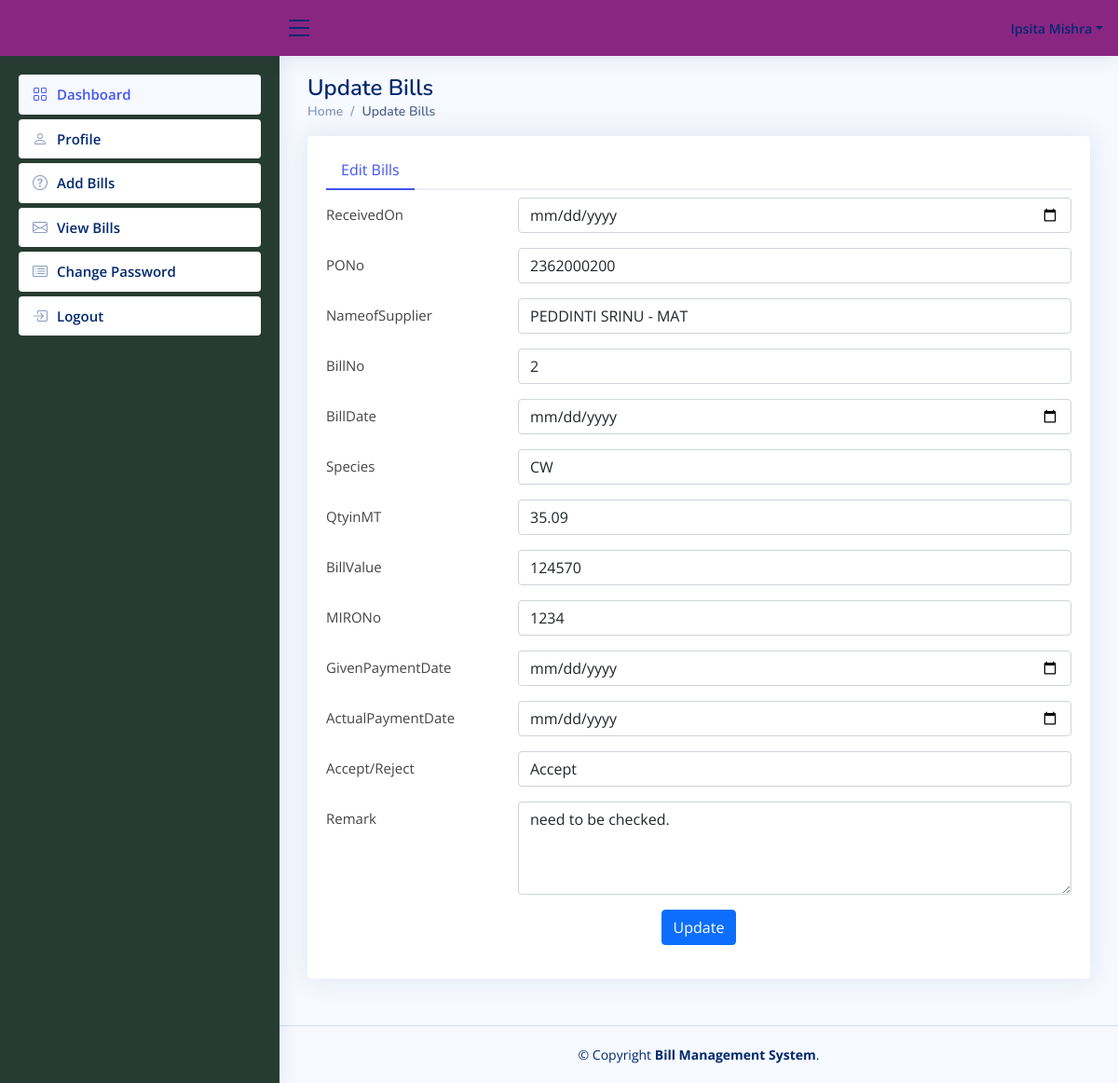
Page /editNotes/9 (signed in) on the committed database.
### enotes/models.py (models this page shows, shortened)
class Notes(models.Model):
    signup = models.ForeignKey(Signup, on_delete=models.CASCADE)
    ReceivedOn = models.DateField(null=True)
    PONo = models.CharField(max_length=200, null=True)
    NameofSupplier = models.CharField(max_length=200, null=True)
    BillNo = models.CharField(max_length=200, null=True)
    BillDate = models.DateField(null=True)
    Species = models.CharField(max_length=200, null=True)
    QtyinMT = models.CharField(max_length=200, null=True)
    BillValue = models.CharField(max_length=200, null=True)
    MIRONo = models.CharField(max_length=200, null=True)
    GivenPaymentDate = models.DateField(null=True)
    ActualPaymentDate = models.DateField(null=True)
    AcceptReject = models.CharField(max_length=200, null=True)
    Remark = models.CharField(max_length=450, null=True)
    CreationDate = models.DateTimeField(auto_now_add=True)
    UpdationDate = models.DateField(null=True)

### enotes/views.py (the view, shortened to what this page needs)
# urls.py: path('editNotes/<int:pid>', editNotes, name='editNotes'),
def editNotes(request,pid):
    if not request.user.is_authenticated:
        return redirect('user_login')
    notes = Notes.objects.get(id=pid)
    return render(request, 'editNotes.html', locals())

### enotes/templates/editNotes.html (shortened to what this page needs)
{% extends 'usernavbar.html' %}
{% block main %}
<div class="pagetitle">
    <h1>Update Bills</h1>
    <nav>
        <ol class="breadcrumb">
            <li class="breadcrumb-item"><a href="/dashboard">Home</a></li>
            <li class="breadcrumb-item active">Update Bills</li>
        </ol>
    </nav>
</div>
<section class="section profile">
    <div class="row">
        <div class="col-xl-12">
            <div class="card">
                <div class="card-body pt-3">
                    <ul class="nav nav-tabs nav-tabs-bordered">
                        <li class="nav-item">
                            <button class="nav-link active" data-bs-toggle="tab" data-bs-target="#profile-overview">
                                Edit Bills
                            </button>
                        </li>
                    </ul>
                    <div class="tab-content pt-2">
                        <div class="tab-pane fade show active profile-overview" id="profile-overview">
                            <form method="post">
                                <div class="row mb-3">
                                    <label class="col-md-4 col-lg-3 col-form-label">ReceivedOn</label>
                                    <div class="col-md-8 col-lg-9">
                                        <input name="ReceivedOn" type="date" class="form-control" value="{{notes.ReceivedOn}}">
                                    </div>
                                </div>
                                <div class="row mb-3">
                                    <label class="col-md-4 col-lg-3 col-form-label">PONo</label>
                                    <div class="col-md-8 col-lg-9">
                                        <input name="PONo" type="text" class="form-control" value="{{notes.PONo}}">
                                    </div>
                                </div>
                                <div class="row mb-3">
                                    <label class="col-md-4 col-lg-3 col-form-label">NameofSupplier</label>
                                    <div class="col-md-8 col-lg-9">
                                        <input name="NameofSupplier" type="text" class="form-control" value="{{notes.NameofSupplier}}">
                                    </div>
                                </div>
                                <div class="row mb-3">
                                    <label class="col-md-4 col-lg-3 col-form-label">BillNo</label>
                                    <div class="col-md-8 col-lg-9">
                                        <input name="BillNo" type="text" class="form-control" value="{{notes.BillNo}}">
                                    </div>
                                </div>
                                <div class="row mb-3">
                                    <label class="col-md-4 col-lg-3 col-form-label">BillDate</label>
                                    <div class="col-md-8 col-lg-9">
                                        <input name="BillDate" type="date" class="form-control" value="{{ notes.BillDate }}">
                                    </div>
                                </div>
                                <div class="row mb-3">
                                    <label class="col-md-4 col-lg-3 col-form-label">Species</label>
                                    <div class="col-md-8 col-lg-9">
                                        <input name="Species" type="text" class="form-control" value="{{notes.Species}}">
                                    </div>
                                </div>
                                <div class="row mb-3">
                                    <label class="col-md-4 col-lg-3 col-form-label">QtyinMT</label>
                                    <div class="col-md-8 col-lg-9">
                                        <input name="QtyinMT" type="text" class="form-control" value="{{notes.QtyinMT}}">
                                    </div>
                                </div>
                                <div class="row mb-3">
                                    <label class="col-md-4 col-lg-3 col-form-label">BillValue</label>
                                    <div class="col-md-8 col-lg-9">
                                        <input name="BillValue" type="text" class="form-control" value="{{notes.BillValue}}">
                                    </div>
                                </div>
                                <div class="row mb-3">
                                    <label class="col-md-4 col-lg-3 col-form-label">MIRONo</label>
                                    <div class="col-md-8 col-lg-9">
                                        <input name="MIRONo" type="text" class="form-control" value="{{notes.MIRONo}}">
                                    </div>
                                </div>
                                <div class="row mb-3">
                                    <label class="col-md-4 col-lg-3 col-form-label">GivenPaymentDate</label>
                                    <div class="col-md-8 col-lg-9">
                                        <input name="GivenPaymentDate" type="date" class="form-control" value="{{notes.GivenPaymentDate}}">
                                    </div>
                                </div>
                                <div class="row mb-3">
                                    <label class="col-md-4 col-lg-3 col-form-label">ActualPaymentDate</label>
                                    <div class="col-md-8 col-lg-9">
                                        <input name="ActualPaymentDate" type="date" class="form-control" value="{{payDate}}">
                                    </div>
                                </div>
                                <div class="row mb-3">
                                    <label class="col-md-4 col-lg-3 col-form-label">Accept/Reject</label>
                                    <div class="col-md-8 col-lg-9">
                                        <input name="AcceptReject" type="text" class="form-control" value="{{notes.AcceptReject}}">
                                    </div>
                                </div>
                                <div class="row mb-3">
                                    <label class="col-md-4 col-lg-3 col-form-label">Remark</label>
                                    <div class="col-md-8 col-lg-9">
                                        <textarea name="Remark" class="form-control" style="height: 100px" required>{{notes.Remark}}</textarea>
                                    </div>
                                </div>
                                <div class="text-center">
                                    <button type="submit" class="btn btn-primary">Update</button>
                                </div>
                            </form>
                        </div>
                    </div>
                </div>
            </div>
        </div>
    </div>
</section>
{% endblock %}

### enotes/templates/usernavbar.html (shortened to what this page needs)
{% load static %}
<html lang="en">
<head>
  <link href="{% static 'assets/vendor/bootstrap/css/bootstrap.min.css' %}" rel="stylesheet">
  <link href="{% static 'assets/vendor/bootstrap-icons/bootstrap-icons.css' %}" rel="stylesheet">
  <link href="{% static 'assets/vendor/boxicons/css/boxicons.min.css' %}" rel="stylesheet">
  <link href="{% static 'assets/vendor/quill/quill.snow.css' %}" rel="stylesheet">
  <link href="{% static 'assets/vendor/quill/quill.bubble.css' %}" rel="stylesheet">
  <link href="{% static 'assets/vendor/remixicon/remixicon.css' %}" rel="stylesheet">
  <link href="{% static 'assets/vendor/simple-datatables/style.css' %}" rel="stylesheet">
  <link href="{% static 'assets/css/style.css' %}" rel="stylesheet">
</head>
<body>
  <header id="header" class="header fixed-top d-flex align-items-center">
    <div class="d-flex align-items-center justify-content-between">
      <i class="bi bi-list toggle-sidebar-btn"></i>
    </div>
    <nav class="header-nav ms-auto">
      <ul class="d-flex align-items-center">
        <li class="nav-item dropdown pe-3">
          <a class="nav-link nav-profile d-flex align-items-center pe-0" href="#" data-bs-toggle="dropdown">
            <span class="d-none d-md-block dropdown-toggle ps-2">{{request.user.first_name}} {{request.user.last_name}}</span>
          </a>
        </li>
      </ul>
    </nav>
  </header>
  <aside id="sidebar" class="sidebar">
    <ul class="sidebar-nav" id="sidebar-nav">
      <li class="nav-item">
        <a class="nav-link" href="/dashboard">
          <i class="bi bi-grid"></i>
          <span>Dashboard</span>
        </a>
      </li>
      <li class="nav-item">
        <a class="nav-link collapsed" href="/profile">
          <i class="bi bi-person"></i>
          <span>Profile</span>
        </a>
      </li>
      <li class="nav-item">
        <a class="nav-link collapsed" href="/addNotes">
          <i class="bi bi-question-circle"></i>
          <span>Add Bills</span>
        </a>
      </li>
      <li class="nav-item">
        <a class="nav-link collapsed" href="/viewNotes">
          <i class="bi bi-envelope"></i>
          <span>View Bills</span>
        </a>
      </li>
      <li class="nav-item">
        <a class="nav-link collapsed" href="/changePassword">
          <i class="bi bi-card-list"></i>
          <span>Change Password</span>
        </a>
      </li>
      <li class="nav-item">
        <a class="nav-link collapsed" href="/logout">
          <i class="bi bi-box-arrow-in-right"></i>
          <span>Logout</span>
        </a>
      </li>
    </ul>
  </aside>
  <main id="main" class="main">
    <section class="section dashboard">
      {% block main %}
      {% endblock %}
    </section>
  </main>
  <footer id="footer" class="footer">
    <div class="copyright">
      &copy; Copyright <strong><span>Bill Management System</span></strong>.
    </div>
  </footer>
</body>
</html>

### enotes/static/assets/css/style.css (style rules this page uses)
:root { scroll-behavior: smooth; }
body { font-family: "Open Sans", sans-serif; background: #f6f9ff; color: #444444; }
a { color: #4154f1; text-decoration: none; }
h1, h2, h3, h4, h5, h6 { font-family: "Nunito", sans-serif; }
#main { margin-top: 60px; padding: 20px 30px; transition: all 0.3s; }
.pagetitle { margin-bottom: 10px; }
.pagetitle h1 { font-size: 24px; margin-bottom: 0; font-weight: 600; color: #012970; }
.card { margin-bottom: 30px; border: none; border-radius: 5px; box-shadow: 0px 0 30px rgba(1, 41, 112, 0.1); }
.card-body { padding: 0 20px 20px 20px; }
.breadcrumb { font-size: 14px; font-family: "Nunito", sans-serif; color: #899bbd; font-weight: 600; }
.breadcrumb a { color: #899bbd; transition: 0.3s; }
.breadcrumb .breadcrumb-item::before { color: #899bbd; }
.breadcrumb .active { color: #51678f; font-weight: 600; }
.nav-tabs-bordered { border-bottom: 2px solid #ebeef4; }
.nav-tabs-bordered .nav-link { margin-bottom: -2px; border: none; color: #2c384e; }
.nav-tabs-bordered .nav-link.active { background-color: #fff; color: #4154f1; border-bottom: 2px solid #4154f1; }
.header { transition: all 0.5s; z-index: 997; height: 60px; box-shadow: 0px 2px 20px rgba(1, 41, 112, 0.1); background-color: #892682; padding-left: 20px; }
.header .toggle-sidebar-btn { font-size: 32px; padding-left: 5px; cursor: pointer; color: #012970; }
.header-nav ul { list-style: none; }
.header-nav > ul { margin: 0; padding: 0; }
.header-nav .nav-profile { color: #012970; }
.header-nav .nav-profile span { font-size: 14px; font-weight: 600; }
.sidebar { position: fixed; top: 60px; left: 0; bottom: 0; width: 300px; z-index: 996; transition: all 0.3s; padding: 20px; overflow-y: auto; scrollbar-width: thin; scrollbar-color: #aab7cf transparent; box-shadow: 0px 0px 20px rgba(1, 41, 112, 0.1); background-color: #263c32; }
@media (min-width: 1200px) { #main, #footer { margin-left: 300px; } }
.sidebar-nav { padding: 0; margin: 0; list-style: none; }
.sidebar-nav li { padding: 0; margin: 0; list-style: none; }
.sidebar-nav .nav-item { margin-bottom: 5px; }
.sidebar-nav .nav-link { display: flex; align-items: center; font-size: 15px; font-weight: 600; color: #4154f1; transition: 0.3; background: #f6f9ff; padding: 10px 15px; border-radius: 4px; }
.sidebar-nav .nav-link i { font-size: 16px; margin-right: 10px; color: #4154f1; }
.sidebar-nav .nav-link.collapsed { color: #012970; background: #fff; }
.sidebar-nav .nav-link.collapsed i { color: #899bbd; }
.profile .profile-overview .row { margin-bottom: 20px; font-size: 15px; }
.footer { padding: 20px 0; font-size: 14px; transition: all 0.3s; border-top: 1px solid #cddfff; }
.footer .copyright { text-align: center; color: #012970; }

### rows in the picture
Notes: PONo "2362000200", NameofSupplier "PEDDINTI SRINU - MAT", BillNo "2", Species "CW", QtyinMT "35.09", BillValue "124570", MIRONo "1234", AcceptReject "Accept", Remark "need to be checked."

### other values in the picture
{{ request.user.first_name }} "Ipsita"
{{ request.user.last_name }} "Mishra"
